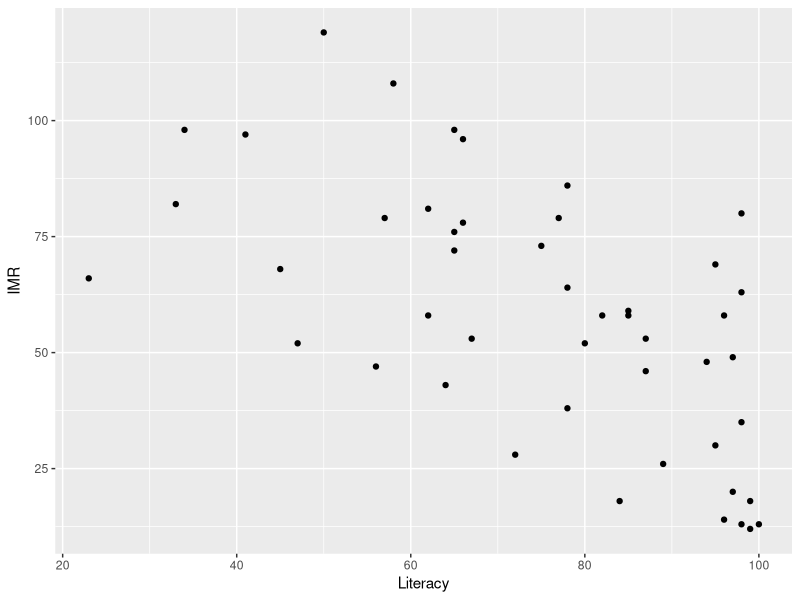
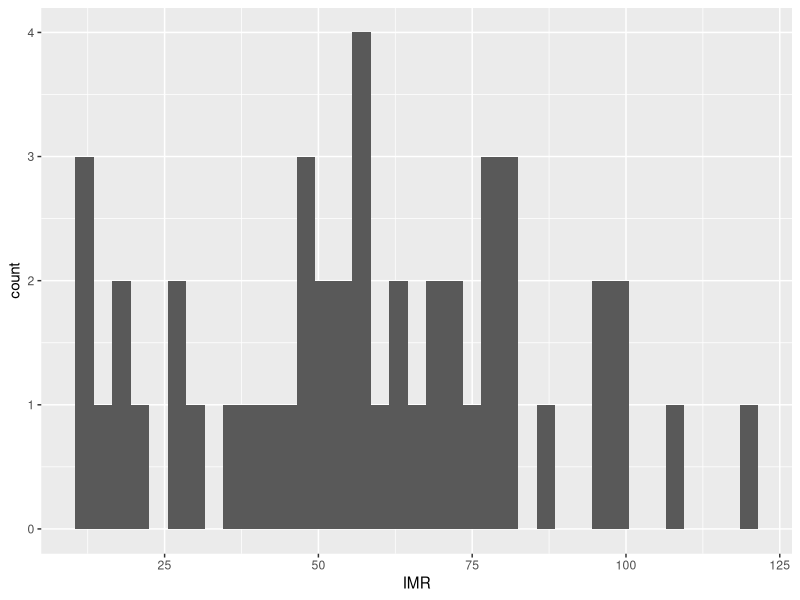
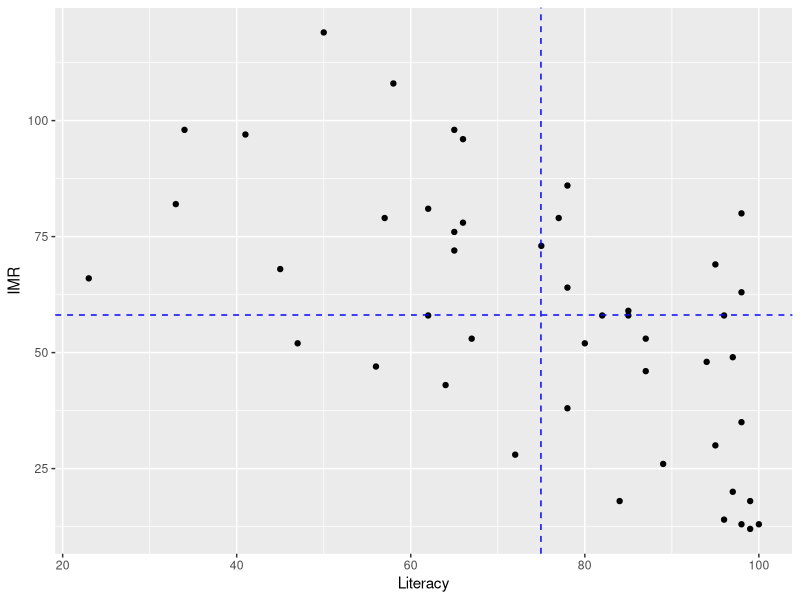
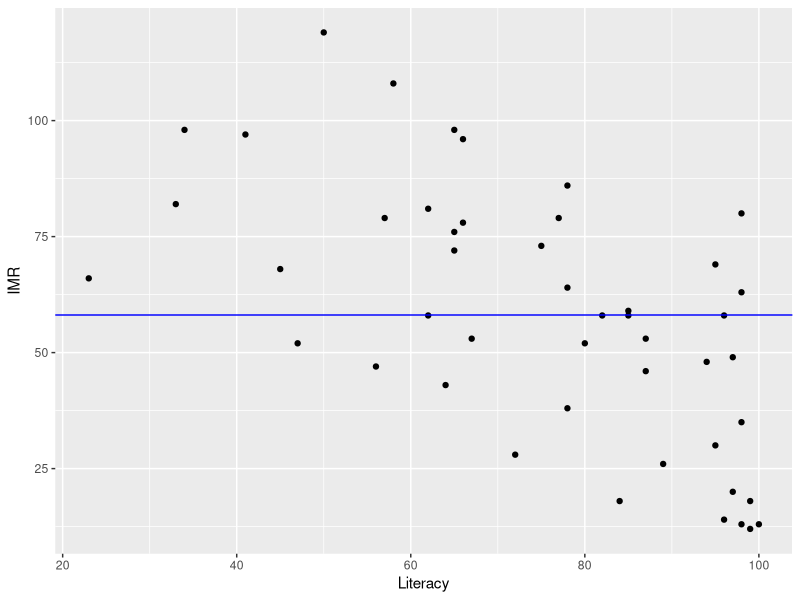
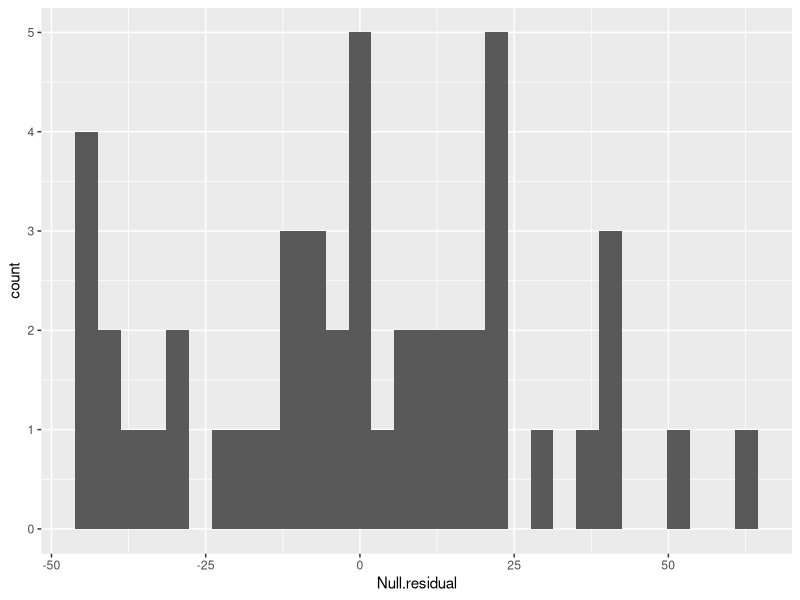
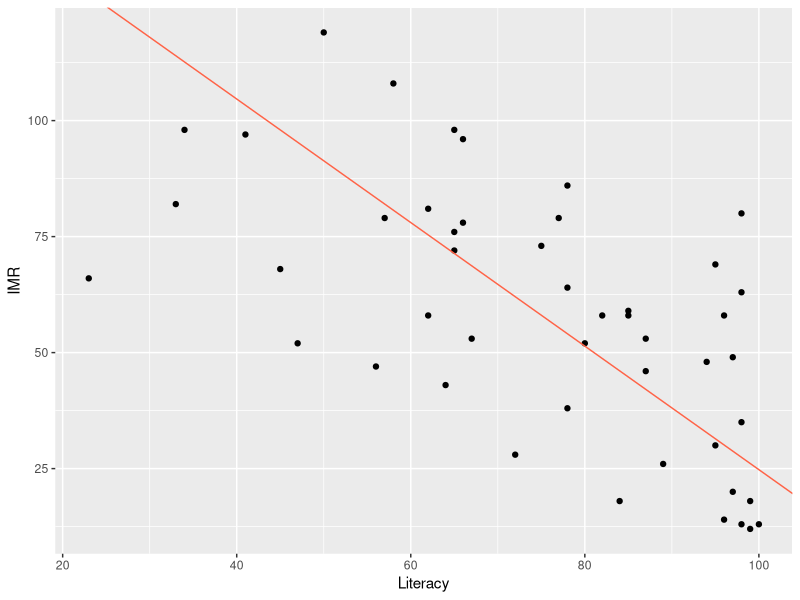
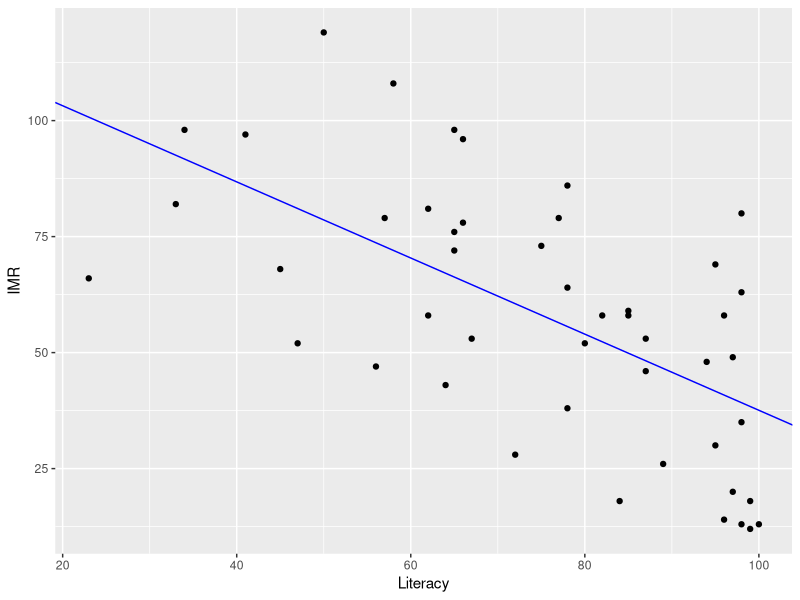
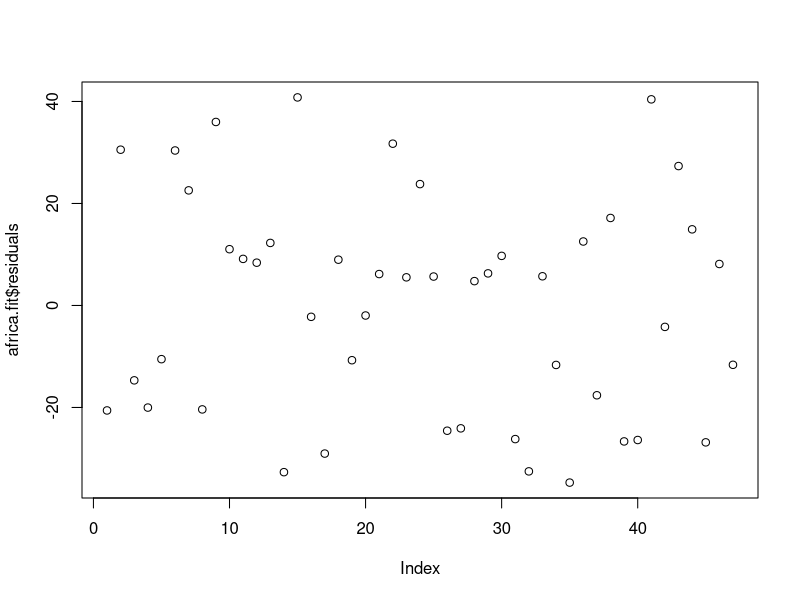

These figures' R source, in order:
library(tidyverse)

# get the data -----
africa <- read_csv("africa.csv")
names( africa )

# look at a scatterplot ----
( africa.plot <- ggplot( africa, aes(x=Literacy, y=IMR)) +
  geom_point() )

# null model -----
( y.bar <- mean( africa$IMR ) )
ggplot( africa, aes(IMR)) + geom_histogram( binwidth=3 )

# correlation coefficient -----

africa.plot + 
  geom_hline( yintercept = y.bar, color ="blue", linetype="dashed" ) +
  geom_vline( xintercept = mean( africa$Literacy), color="blue", linetype="dashed")

( africa.r <- cor( africa$Literacy, africa$IMR ))

# residuals for null model -----
africa.plot + 
  geom_hline( yintercept = y.bar, color ="blue" )

africa <- africa %>% 
  mutate( Null = y.bar, 
          Null.residual = IMR - y.bar )

ggplot( africa, aes(Null.residual)) + geom_histogram()

( africa.tss <- sum( africa$Null.residual^2 ) )

# try fitting the SD line to the data 
x.bar <- mean( africa$Literacy)
y.bar <- mean(africa$IMR)
sd.x <- sd( africa$Literacy)
sd.y <- sd( africa$IMR )
b <- -1*(sd.y / sd.x) 
a <- y.bar - b*x.bar 
ggplot( africa, aes(x=Literacy, y=IMR)) +
  geom_point() +
  geom_abline( intercept=a, slope = b, color="tomato" )

africa <- africa %>% 
  mutate( Model = a + b*Literacy, 
          Residual = IMR - Model )

sum( africa$Residual^2 )

# optimal coefficients from formulae -----
b <- africa.r*( sd.y / sd.x )
a <- y.bar - b*x.bar 

ggplot( africa, aes(x=Literacy, y=IMR)) +
  geom_point() +
  geom_abline( intercept=a, slope = b, color="blue" )

# update the residual column 
africa <- africa %>% 
  mutate( Model = a + b*Literacy, 
          Residual = IMR - Model )

# compute residual sum of squares (RSS)
africa.rss <- sum( africa$Residual^2 )
n.countries <- nrow( africa )
# compute residual standard error (RSE)
africa.rse <- sqrt( africa.rss / (n.countries - 2))

africa.fit <- lm( IMR ~ Literacy, data=africa)
africa.fit
summary( africa.fit )
sigma( africa.fit ) 
africa.fit$coefficients
africa.fit$fitted.values
africa.fit$residuals
plot( africa.fit$residuals )

1 - (africa.rss / africa.tss )
